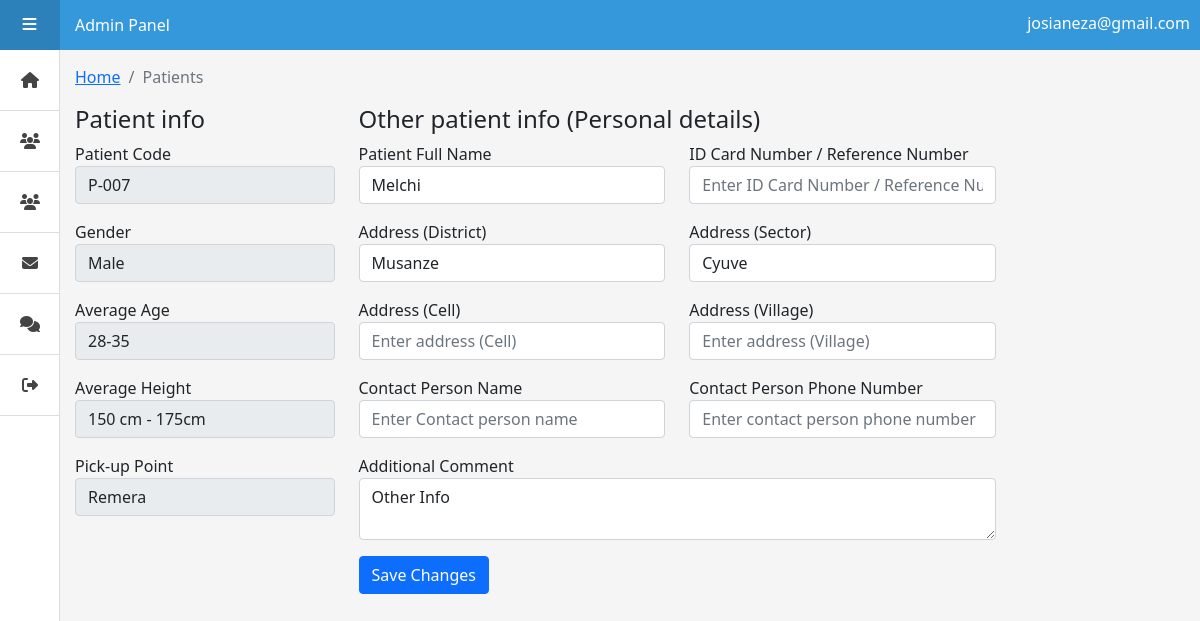
The app's page /sa/other-info.php?patId=5 (signed in) with its own data.
### tables this page shows
CREATE TABLE `patients` (
  `id` int(11) NOT NULL,
  `patient_code` varchar(100) NOT NULL,
  `gender` varchar(100) NOT NULL,
  `av_age` varchar(100) NOT NULL,
  `av_height` varchar(100) NOT NULL,
  `pick_point` varchar(100) NOT NULL,
  `deleted` int(1) NOT NULL DEFAULT 0,
  `fullname` varchar(100) DEFAULT NULL,
  `idcard` varchar(100) DEFAULT NULL,
  `district` varchar(100) DEFAULT NULL,
  `sector` varchar(100) DEFAULT NULL,
  `cell` varchar(100) DEFAULT NULL,
  `village` varchar(100) DEFAULT NULL,
  `cpname` varchar(100) DEFAULT NULL,
  `cpphone` varchar(100) DEFAULT NULL,
  `addcomment` varchar(100) DEFAULT NULL
);

### sa/other-info.php (the view, shortened to what this page needs)
<?php session_start();
  if (!isset($_SESSION['adminUserToken'])) {
    header('location: ../userlogin.php?login=login');
  } else {
    include('../connector.php');
    $query = mysqli_query($connect, "SELECT * FROM patients WHERE id = '".$_GET['patId']."'");
    $data = mysqli_fetch_array($query);
  }
?>
<!DOCTYPE html>
<html lang="en" >
<head>
  <link rel="stylesheet" href="css/bootstrap.min.css">
<link rel='stylesheet' href='https://cdnjs.cloudflare.com/ajax/libs/font-awesome/4.7.0/css/font-awesome.min.css'>
<link rel="stylesheet" href="style.css">
<link rel="stylesheet" href="mystyle.css">
</head>
<body>
<div class="header">
  <a href="#" id="menu-action">
    <i class="fa fa-bars"></i>
  </a>
  <div class="">
    <p class="userInfo"><?php echo $_SESSION['adminUserToken']; ?></p>
    Admin Panel
  </div>
</div>
<?php include('sidebar.php'); ?>
<div class="main">
  <ol class="breadcrumb">
        <li class="breadcrumb-item">
          <a href="index.php">Home</a>
        </li>
        <li class="breadcrumb-item active">Patients</li>
      </ol>
  <div class="row">
        <div class="col-xl-3 col-sm-6 mb-3">
          <h4>Patient info</h3>
          <?php
            echo"<form method='POST' action='../server.php'>
              <div class='form-group mb-3'>
                <label>Patient Code</label>
                <input type='hidden' name='pat_id' value='".$data['id']."'>
                <input type='text' name='pat_code' class='form-control' placeholder='Enter patient code' value='".$data['patient_code']."' disabled>
              </div>
               <div class='form-group mb-3'>
                <label>Gender</label>
                <select name='gender' class='form-control' disabled>
                  <option selected disabled>".$data['gender']."</option>
                </select>
              </div>
              <div class='form-group mb-3'>
                <label>Average Age</label>
                <input type='text' disabled name='av_age' class='form-control' placeholder='Enter average age' value='".$data['av_age']."'>
              </div>
              <div class='form-group mb-3'>
                <label>Average Height</label>
                <input type='text' disabled name='av_height' class='form-control' placeholder='Enter average Height' value='".$data['av_height']."'>
              </div>
              <div class='form-group mb-3'>
                <label>Pick-up Point</label>
                <input type='text' name='pick_point' class='form-control' placeholder='Enter pick-up point' disabled value='".$data['pick_point']."'>
              </div>
            </form>";
          ?>
        </div>
        <div class="col-xl-7 col-sm-6 mb-3" style="overflow-x: auto;">
          <h4>Other patient info (Personal details)</h3>
          <?php
            echo"<form method='POST' action='../server.php'>
              <div class='row'>
                <div class='col-xl-6 col-sm-6'>
                  <div class='form-group mb-3'>
                    <label>Patient Full Name</label>
                    <input type='hidden' name='pat_id' value='".$data['id']."'>
                    <input type='text' name='fullname' class='form-control' placeholder='Enter full name' value='".$data['fullname']."'>
                  </div>
                </div>
                <div class='col-xl-6 col-sm-6'>
                   <div class='form-group mb-3'>
                    <label>ID Card Number / Reference Number</label>
                    <input type='text' name='idcard' class='form-control' placeholder='Enter ID Card Number / Reference Number' value='".$data['idcard']."'>
                  </div>
                </div>
              </div>
              <div class='row'>
                <div class='col-xl-6 col-sm-6'>
                  <div class='form-group mb-3'>
                    <label>Address (District)</label>
                    <input type='text' name='district' class='form-control' placeholder='Enter address (District)' value='".$data['district']."'>
                  </div>
                </div>
                <div class='col-xl-6 col-sm-6'>
                   <div class='form-group mb-3'>
                    <label>Address (Sector)</label>
                    <input type='text' name='sector' class='form-control' placeholder='Enter address (Sector)' value='".$data['sector']."'>
                  </div>
                </div>
              </div>
              <div class='row'>
                <div class='col-xl-6 col-sm-6'>
                  <div class='form-group mb-3'>
                    <label>Address (Cell)</label>
                    <input type='text' name='cell' class='form-control' placeholder='Enter address (Cell)' value='".$data['cell']."'>
                  </div>
                </div>
                <div class='col-xl-6 col-sm-6'>
                   <div class='form-group mb-3'>
                    <label>Address (Village)</label>
                    <input type='text' name='village' class='form-control' placeholder='Enter address (Village)' value='".$data['village']."'>
                  </div>
                </div>
              </div>
              <div class='row'>
                <div class='col-xl-6 col-sm-6'>
                  <div class='form-group mb-3'>
                    <label>Contact Person Name</label>
                    <input type='text' name='cpname' class='form-control' placeholder='Enter Contact person name' value='".$data['cpname']."'>
                  </div>
                </div>
                <div class='col-xl-6 col-sm-6'>
                   <div class='form-group mb-3'>
                    <label>Contact Person Phone Number</label>
                    <input type='text' name='cpphone' class='form-control' placeholder='Enter contact person phone number' value='".$data['cpphone']."'>
                  </div>
                </div>
              </div>
              <div class='row'>
                <div class='col-xl-12 col-sm-6'>
                  <div class='form-group mb-3'>
                    <label>Additional Comment</label>
                    <textarea name='addcomment' class='form-control' placeholder='Enter Contact additional comment'>".$data['addcomment']."</textarea>
                  </div>
                </div>
              </div>
              <button type='submit' name='editAddPatientInfo' class='btn btn-primary'>Save Changes</button>
            </form>";
          ?>
        </div>
      </div>
</div>
</body>
</html>

### sa/style.css (style rules this page uses)
*:before, *:after { -webkit-box-sizing: border-box; -moz-box-sizing: border-box; box-sizing: border-box; }
body { background: #f5f5f5; padding: 0; margin: 0; }
i.fa { font-size: 16px; }
p { font-size: 16px; line-height: 1.42857143; }
.header { position: fixed; z-index: 10; top: 0; left: 0; background: #3498DB; width: 100%; height: 50px; line-height: 50px; color: #fff; }
.header #menu-action { display: block; float: left; width: 60px; height: 50px; line-height: 50px; margin-right: 15px; color: #fff; text-decoration: none; text-align: center; background: rgba(0, 0, 0, 0.15); font-size: 13px; text-transform: uppercase; letter-spacing: 1px; -webkit-transition: all 0.2s ease-in-out; transition: all 0.2s ease-in-out; }
.header #menu-action i { display: inline-block; margin: 0 5px; }
.main { position: relative; display: block; top: 50px; left: 0; padding: 15px; padding-left: 75px; -webkit-transition: all 0.2s ease-in-out; transition: all 0.2s ease-in-out; }

### sa/mystyle.css (style rules this page uses)
.userInfo { float: right; position: relative; top: 12px; right: 10px; }

### records on screen
patients: pat_code "P-007", gender "Male", av_age "28-35", av_height "150 cm - 175cm", pick_point "Remera", fullname "Melchi", district "Musanze", sector "Cyuve", addcomment "Other Info"

### other values on screen
$_SESSION['adminUserToken'] "josianeza@gmail.com"
